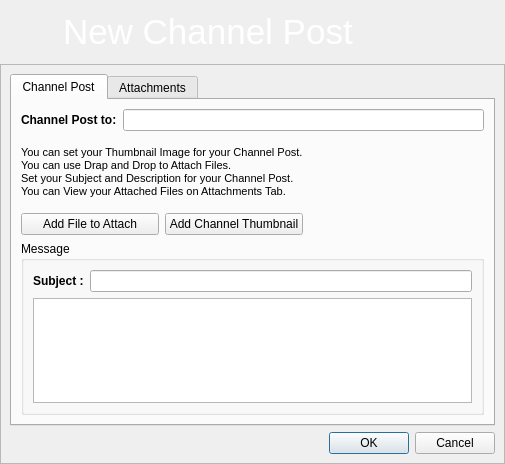
<?xml version="1.0" encoding="UTF-8"?>
<ui version="4.0">
 <class>CreateChannelMsg</class>
 <widget class="QDialog" name="CreateChannelMsg">
  <property name="geometry">
   <rect>
    <x>0</x>
    <y>0</y>
    <width>505</width>
    <height>464</height>
   </rect>
  </property>
  <property name="acceptDrops">
   <bool>true</bool>
  </property>
  <property name="windowTitle">
   <string>New Channel Post</string>
  </property>
  <property name="windowIcon">
   <iconset resource="../images.qrc">
    <normaloff>:/images/rstray3.png</normaloff>:/images/rstray3.png</iconset>
  </property>
  <layout class="QGridLayout" name="gridLayout_8">
   <property name="margin">
    <number>0</number>
   </property>
   <property name="spacing">
    <number>0</number>
   </property>
   <item row="0" column="0">
    <widget class="QFrame" name="frame">
     <property name="maximumSize">
      <size>
       <width>16777215</width>
       <height>64</height>
      </size>
     </property>
     <property name="styleSheet">
      <string notr="true">QFrame#frame{background-image: url(:/images/connect/connectFriendBanner.png);} 
</string>
     </property>
     <property name="frameShape">
      <enum>QFrame::NoFrame</enum>
     </property>
     <property name="frameShadow">
      <enum>QFrame::Raised</enum>
     </property>
     <layout class="QGridLayout" name="gridLayout">
      <item row="0" column="0">
       <widget class="QLabel" name="label_6">
        <property name="minimumSize">
         <size>
          <width>48</width>
          <height>48</height>
         </size>
        </property>
        <property name="maximumSize">
         <size>
          <width>48</width>
          <height>48</height>
         </size>
        </property>
        <property name="text">
         <string/>
        </property>
        <property name="pixmap">
         <pixmap resource="../images.qrc">:/images/channels.png</pixmap>
        </property>
        <property name="scaledContents">
         <bool>true</bool>
        </property>
       </widget>
      </item>
      <item row="0" column="1">
       <widget class="QLabel" name="label_7">
        <property name="text">
         <string>&lt;!DOCTYPE HTML PUBLIC &quot;-//W3C//DTD HTML 4.0//EN&quot; &quot;http://www.w3.org/TR/REC-html40/strict.dtd&quot;&gt;
&lt;html&gt;&lt;head&gt;&lt;meta name=&quot;qrichtext&quot; content=&quot;1&quot; /&gt;&lt;style type=&quot;text/css&quot;&gt;
p, li { white-space: pre-wrap; }
&lt;/style&gt;&lt;/head&gt;&lt;body style=&quot; font-family:'MS Shell Dlg 2'; font-size:8.25pt; font-weight:400; font-style:normal;&quot;&gt;
&lt;p style=&quot; margin-top:0px; margin-bottom:0px; margin-left:0px; margin-right:0px; -qt-block-indent:0; text-indent:0px;&quot;&gt;&lt;span style=&quot; font-size:26pt; color:#ffffff;&quot;&gt;New Channel Post&lt;/span&gt;&lt;/p&gt;&lt;/body&gt;&lt;/html&gt;</string>
        </property>
       </widget>
      </item>
     </layout>
    </widget>
   </item>
   <item row="1" column="0">
    <widget class="QFrame" name="frame_2">
     <property name="frameShape">
      <enum>QFrame::StyledPanel</enum>
     </property>
     <property name="frameShadow">
      <enum>QFrame::Raised</enum>
     </property>
     <layout class="QGridLayout" name="gridLayout_6">
      <item row="0" column="0">
       <widget class="QTabWidget" name="tabWidget">
        <property name="currentIndex">
         <number>0</number>
        </property>
        <widget class="QWidget" name="tab">
         <attribute name="title">
          <string>Channel Post</string>
         </attribute>
         <layout class="QGridLayout" name="gridLayout_7">
          <item row="0" column="0" colspan="3">
           <layout class="QHBoxLayout" name="horizontalLayout_2">
            <item>
             <widget class="QLabel" name="label_8">
              <property name="font">
               <font>
                <weight>75</weight>
                <bold>true</bold>
               </font>
              </property>
              <property name="text">
               <string>Channel Post to:</string>
              </property>
             </widget>
            </item>
            <item>
             <widget class="QLineEdit" name="channelName">
              <property name="enabled">
               <bool>true</bool>
              </property>
              <property name="readOnly">
               <bool>true</bool>
              </property>
             </widget>
            </item>
           </layout>
          </item>
          <item row="1" column="0">
           <layout class="QGridLayout" name="gridLayout_5">
            <item row="0" column="0" colspan="2">
             <widget class="QLabel" name="label_2">
              <property name="text">
               <string>&lt;!DOCTYPE HTML PUBLIC &quot;-//W3C//DTD HTML 4.0//EN&quot; &quot;http://www.w3.org/TR/REC-html40/strict.dtd&quot;&gt;
&lt;html&gt;&lt;head&gt;&lt;meta name=&quot;qrichtext&quot; content=&quot;1&quot; /&gt;&lt;style type=&quot;text/css&quot;&gt;
p, li { white-space: pre-wrap; }
&lt;/style&gt;&lt;/head&gt;&lt;body style=&quot; font-family:'MS Shell Dlg 2'; font-size:8.25pt; font-weight:400; font-style:normal;&quot;&gt;
&lt;p style=&quot; margin-top:0px; margin-bottom:0px; margin-left:0px; margin-right:0px; -qt-block-indent:0; text-indent:0px;&quot;&gt;&lt;span style=&quot; font-size:8pt;&quot;&gt;You can set your Thumbnail Image for your Channel Post.&lt;/span&gt;&lt;/p&gt;
&lt;p style=&quot; margin-top:0px; margin-bottom:0px; margin-left:0px; margin-right:0px; -qt-block-indent:0; text-indent:0px;&quot;&gt;&lt;span style=&quot; font-size:8pt;&quot;&gt;You can use Drap and Drop to Attach Files.&lt;/span&gt;&lt;/p&gt;
&lt;p style=&quot; margin-top:0px; margin-bottom:0px; margin-left:0px; margin-right:0px; -qt-block-indent:0; text-indent:0px;&quot;&gt;&lt;span style=&quot; font-size:8pt;&quot;&gt;Set your Subject and Description for your Channel Post.&lt;/span&gt;&lt;/p&gt;
&lt;p style=&quot; margin-top:0px; margin-bottom:0px; margin-left:0px; margin-right:0px; -qt-block-indent:0; text-indent:0px;&quot;&gt;&lt;span style=&quot; font-size:8pt;&quot;&gt;You can View your Attached Files on Attachments Tab.&lt;/span&gt;&lt;/p&gt;&lt;/body&gt;&lt;/html&gt;</string>
              </property>
             </widget>
            </item>
            <item row="1" column="0">
             <widget class="QPushButton" name="addfilepushButton">
              <property name="text">
               <string>Add File to Attach</string>
              </property>
              <property name="icon">
               <iconset resource="../images.qrc">
                <normaloff>:/images/add-share24.png</normaloff>:/images/add-share24.png</iconset>
              </property>
             </widget>
            </item>
            <item row="1" column="1">
             <widget class="QPushButton" name="pushButton">
              <property name="text">
               <string>Add Channel Thumbnail</string>
              </property>
              <property name="icon">
               <iconset resource="../images.qrc">
                <normaloff>:/images/add_image24.png</normaloff>:/images/add_image24.png</iconset>
              </property>
             </widget>
            </item>
           </layout>
          </item>
          <item row="1" column="1">
           <widget class="QLabel" name="label">
            <property name="maximumSize">
             <size>
              <width>156</width>
              <height>107</height>
             </size>
            </property>
            <property name="sizeIncrement">
             <size>
              <width>0</width>
              <height>0</height>
             </size>
            </property>
            <property name="text">
             <string/>
            </property>
            <property name="pixmap">
             <pixmap resource="../images.qrc">:/images/thumb-default-video.png</pixmap>
            </property>
           </widget>
          </item>
          <item row="1" column="2">
           <spacer name="horizontalSpacer_2">
            <property name="orientation">
             <enum>Qt::Horizontal</enum>
            </property>
            <property name="sizeHint" stdset="0">
             <size>
              <width>12</width>
              <height>98</height>
             </size>
            </property>
           </spacer>
          </item>
          <item row="2" column="0" colspan="3">
           <widget class="QGroupBox" name="groupBox">
            <property name="title">
             <string>Message</string>
            </property>
            <layout class="QGridLayout" name="gridLayout_2">
             <item row="1" column="0" colspan="2">
              <layout class="QHBoxLayout">
               <item>
                <widget class="QLabel" name="label_5">
                 <property name="font">
                  <font>
                   <weight>75</weight>
                   <bold>true</bold>
                  </font>
                 </property>
                 <property name="text">
                  <string>Subject :</string>
                 </property>
                </widget>
               </item>
               <item>
                <widget class="QLineEdit" name="subjectEdit"/>
               </item>
              </layout>
             </item>
             <item row="2" column="0" colspan="2">
              <widget class="QTextEdit" name="msgEdit"/>
             </item>
            </layout>
           </widget>
          </item>
         </layout>
        </widget>
        <widget class="QWidget" name="tab_2">
         <attribute name="icon">
          <iconset resource="../images.qrc">
           <normaloff>:/images/attachment.png</normaloff>:/images/attachment.png</iconset>
         </attribute>
         <attribute name="title">
          <string>Attachments</string>
         </attribute>
         <layout class="QVBoxLayout" name="verticalLayout_2">
          <property name="spacing">
           <number>0</number>
          </property>
          <property name="margin">
           <number>0</number>
          </property>
          <item>
           <layout class="QHBoxLayout" name="horizontalLayout_3">
            <property name="spacing">
             <number>0</number>
            </property>
            <property name="leftMargin">
             <number>6</number>
            </property>
            <property name="rightMargin">
             <number>6</number>
            </property>
            <item>
             <widget class="QLabel" name="label_3">
              <property name="text">
               <string/>
              </property>
              <property name="pixmap">
               <pixmap resource="../images.qrc">:/images/attachment.png</pixmap>
              </property>
             </widget>
            </item>
            <item>
             <widget class="QLabel" name="label_4">
              <property name="maximumSize">
               <size>
                <width>16777215</width>
                <height>26</height>
               </size>
              </property>
              <property name="font">
               <font>
                <weight>75</weight>
                <bold>true</bold>
               </font>
              </property>
              <property name="text">
               <string>Attachments</string>
              </property>
             </widget>
            </item>
            <item>
             <spacer>
              <property name="orientation">
               <enum>Qt::Horizontal</enum>
              </property>
              <property name="sizeHint" stdset="0">
               <size>
                <width>334</width>
                <height>26</height>
               </size>
              </property>
             </spacer>
            </item>
            <item>
             <widget class="QPushButton" name="addFileButton">
              <property name="sizePolicy">
               <sizepolicy hsizetype="Fixed" vsizetype="Fixed">
                <horstretch>0</horstretch>
                <verstretch>0</verstretch>
               </sizepolicy>
              </property>
              <property name="minimumSize">
               <size>
                <width>34</width>
                <height>34</height>
               </size>
              </property>
              <property name="text">
               <string/>
              </property>
              <property name="icon">
               <iconset resource="../images.qrc">
                <normaloff>:/images/add-share24.png</normaloff>:/images/add-share24.png</iconset>
              </property>
              <property name="iconSize">
               <size>
                <width>24</width>
                <height>24</height>
               </size>
              </property>
             </widget>
            </item>
           </layout>
          </item>
          <item>
           <widget class="QScrollArea" name="scrollArea">
            <property name="verticalScrollBarPolicy">
             <enum>Qt::ScrollBarAlwaysOn</enum>
            </property>
            <property name="widgetResizable">
             <bool>true</bool>
            </property>
            <widget class="QWidget" name="scrollAreaWidgetContents">
             <property name="geometry">
              <rect>
               <x>0</x>
               <y>0</y>
               <width>460</width>
               <height>282</height>
              </rect>
             </property>
             <layout class="QVBoxLayout" name="verticalLayout">
              <item>
               <widget class="QFrame" name="fileFrame">
                <property name="minimumSize">
                 <size>
                  <width>0</width>
                  <height>0</height>
                 </size>
                </property>
                <property name="acceptDrops">
                 <bool>true</bool>
                </property>
                <property name="toolTip">
                 <string>Drag and Drop Files from Search Results</string>
                </property>
                <property name="styleSheet">
                 <string notr="true">QFrame#fileFrame{border: 2px solid black; 
background: white;}</string>
                </property>
                <property name="frameShape">
                 <enum>QFrame::StyledPanel</enum>
                </property>
                <property name="frameShadow">
                 <enum>QFrame::Raised</enum>
                </property>
                <layout class="QGridLayout" name="gridLayout_3">
                 <item row="0" column="0">
                  <layout class="QHBoxLayout" name="horizontalLayout"/>
                 </item>
                </layout>
               </widget>
              </item>
              <item>
               <spacer name="verticalSpacer">
                <property name="orientation">
                 <enum>Qt::Vertical</enum>
                </property>
                <property name="sizeHint" stdset="0">
                 <size>
                  <width>438</width>
                  <height>137</height>
                 </size>
                </property>
               </spacer>
              </item>
             </layout>
            </widget>
           </widget>
          </item>
         </layout>
        </widget>
       </widget>
      </item>
      <item row="1" column="0">
       <widget class="QDialogButtonBox" name="buttonBox">
        <property name="orientation">
         <enum>Qt::Horizontal</enum>
        </property>
        <property name="standardButtons">
         <set>QDialogButtonBox::Cancel|QDialogButtonBox::Ok</set>
        </property>
       </widget>
      </item>
     </layout>
    </widget>
   </item>
  </layout>
 </widget>
 <resources>
  <include location="../images.qrc"/>
 </resources>
 <connections/>
</ui>
